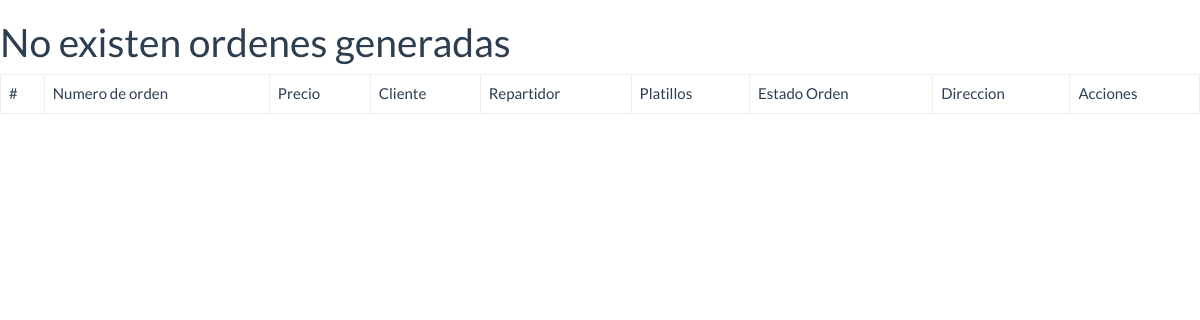
Page /administrador/lista-ordenes/ (signed in) on the earlier database version.
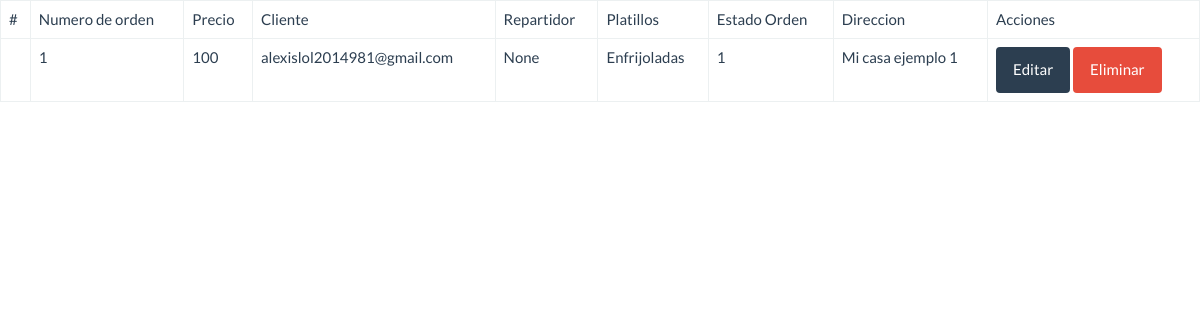
Same page on the later database version.
### administrador/models.py (models this page shows)
class Orden(models.Model):
	id_orden = models.AutoField(primary_key=True)
	precio_orden = models.IntegerField(null=False, default = 0)
	id_cliente_orden = models.ForeignKey('cliente.Cliente', on_delete=models.SET_DEFAULT, default=0)
	id_repartidor_orden = models.ForeignKey('repartidor.Repartidor',on_delete= models.SET_NULL, blank =True,  null=True)
	id_platillo_orden  = models.ManyToManyField('platillo.Platillo', null=True)
	id_estado_orden =    models.ForeignKey('EstadoOrden',  on_delete=models.SET_DEFAULT, default=0)
	direccion_entrega_orden  = models.ForeignKey('cliente.Direccion', null=False, on_delete=models.CASCADE)
	class Meta:
		db_table = 'orden'
		verbose_name_plural = "Ordenes"

class EstadoOrden(models.Model):
	id_estado = models.IntegerField(primary_key=True)
	descripcion_estado = models.CharField(max_length=30)
	class Meta:
		db_table = 'estado_orden'
		verbose_name_plural = "EstadosOrden"
	def __str__(self):
		return '{}'.format(self.id_estado)

### cliente/models.py (models this page shows)
class Cliente(models.Model):
    user_cliente = models.OneToOneField(User, on_delete=models.CASCADE, unique=True)
    id_cliente = models.AutoField(primary_key=True, db_column='id_cliente')
    nombre_cliente = models.CharField(max_length=64)
    apellido_pa_cliente = models.CharField(max_length=100)
    apellido_ma_cliente = models.CharField(max_length=100)
    telefono_cliente = models.CharField(max_length=10)
    def __str__(self):
        return str(self.user_cliente)
    class Meta:
        db_table = 'cliente'
        verbose_name_plural = "Clientes"

class Direccion(models.Model):
    id_direccion = models.IntegerField(primary_key=True)
    id_cliente =  models.ForeignKey(Cliente, models.DO_NOTHING)
    descripcion_direccion = models.CharField(max_length=200)
    class Meta:
        db_table = 'direccion'
        verbose_name_plural = "Direcciones"
        unique_together = (('id_cliente', 'descripcion_direccion' ))
    def __str__(self):
        return '{}'.format(self.descripcion_direccion)

### platillo/models.py (models this page shows, shortened)
class Platillo(models.Model):
    nombre = models.CharField(max_length=200, unique=True)
    descripcion = models.CharField(max_length=500, null=True)
    precio = models.FloatField(null=False, default=0)
    imagen = models.ImageField(null=True, upload_to=directorio_imagen)
    categoria = models.ForeignKey('categoria.Categoria', on_delete=models.CASCADE)
    def __str__(self):
        return self.nombre
    class Meta:
        db_table = 'platillo'
        verbose_name_plural = "Platillos"

### administrador/views.py (the view)
    def _inner(request, *args, **kwargs):
        if not request.user.is_superuser:
            raise PermissionDenied
        return function(request, *args, **kwargs)

### administrador/views.py (called while the page is built)
def superuser_only(function):
    def _inner(request, *args, **kwargs):
        if not request.user.is_superuser:
            raise PermissionDenied
        return function(request, *args, **kwargs)
    return _inner

@login_required
@superuser_only
def lista_ordenes(request):
	ordenes = Orden.objects.all().order_by('id_orden')
	contexto = {'ordenes': ordenes}
	return render(request, 'administrador/lista_ordenes.html',contexto)

### templates/administrador/lista_ordenes.html (shortened to what this page needs)
{% load static %}
<!DOCTYPE html>
<html>
<head>
	<link rel="stylesheet" href="{% static 'css/bootstrap.min.css' %}">
</head>
<body>
<table class="table table-bordered">
	<thead>
		<tr>
			<td>#</td>
			<td>Numero de orden</td>
			<td>Precio</td>
			<td>Cliente</td>
			<td>Repartidor</td>
			<td>Platillos</td>
			<td>Estado Orden</td>
			<td>Direccion</td>
			<td>Acciones</td>
		</tr>
	</thead>
	<tbody>
		{% if ordenes %}
		{% for orden in ordenes%}
		<tr>
			<td></td>
			<td>{{orden.id_orden}}</td>
			<td>{{orden.precio_orden}}</td>
			<td>{{orden.id_cliente_orden}}</td>
			<td>{{orden.id_repartidor_orden}}</td>
			<td>
			{% for platillo in orden.id_platillo_orden.all %}
				{{platillo}}
			{% endfor %}
			</td>
			<td>{{orden.id_estado_orden}}</td>
			<td>{{orden.direccion_entrega_orden}}</td>
			<td>
				<a class="btn btn-primary" href="{% url 'administrador:editar_orden' orden.id_orden %}">Editar</a>
				<a class="btn btn-danger" href="{% url 'administrador:eliminar_orden' orden.id_orden %}">Eliminar</a>
			</td>
		</tr>
		{% endfor %}
		{% else %}
		<h1>No existen ordenes generadas</h1>
		{% endif %}
	</tbody>
</table>
</body>
</html>

Differences in the rows shown:
added Orden: id_orden "1", precio_orden "100", id_cliente_orden "alexislol2014981@gmail.com", id_repartidor_orden "None", id_estado_orden "1", direccion_entrega_orden "Mi casa ejemplo 1"
added Platillo: nombre "Enfrijoladas"
Other differences:
text no longer shown: "No existen ordenes generadas"
